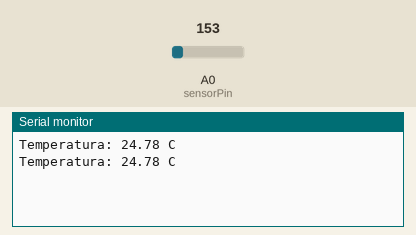
Simulated run of this sketch. Board: Arduino Uno, built with avr-gcc and run on an emulated ATmega328P. On the bench: the last lines printed to the serial monitor. The test bench sets the inputs (shaded band); at power-on: A0 (sensorPin) = 153.

Above: at 1.8 s.
1.9 s: A0 (sensorPin) set to 165
At 2.5 s:
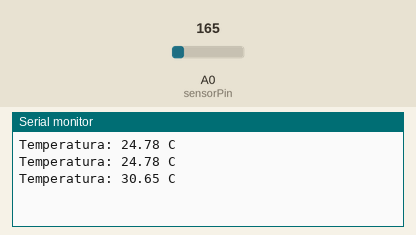
3.4 s: A0 (sensorPin) set to 175
At 4.8 s:
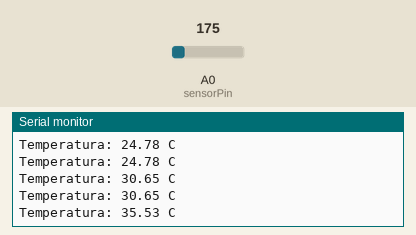
Timing chart, 0 to 6.4 s (numbered marks = the images above; inputs shaded):
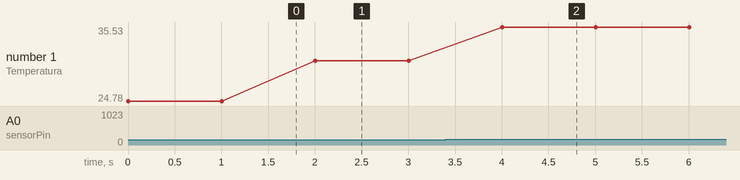

Measured:
- after the input at 1.9 s, the serial monitor: prints a new line after 0.10 s (image 1)
- after the input at 3.4 s, the serial monitor: prints a new line after 0.60 s (image 2)
- plotted number 1: 24.78 → 30.65 after the input at 1.9 s, 30.65 → 35.53 after the input at 3.4 s

The sketch:

ligacao_TMP36_a_um_arduino.ino
```cpp
// Define o pino onde o sinal analógico é lido
int sensorPin = A0;

void setup() {
  // Inicia a comunicação serial
  Serial.begin(9600);
}

void loop() {
  // Lê o valor do pino analógico
  int reading = analogRead(sensorPin);

  // Converte o valor lido (0 a 1023) em tensão (0V a 5V)
  float voltage = reading * 5.0 / 1023.0;

  // Converte a tensão em temperatura (cada 10mV equivale a 1°C)
  float temperatureC = (voltage - 0.5) * 100.0;  // Subtrai 0.5V e multiplica por 100 para converter a
  //tensão em temperatura. A subtração de 0.5V é necessária porque o TMP36 tem uma saída de 0.5V a 0°C.
  //Cada aumento de 0.01V(10mV) na saída representa um aumento de 1°C na temperatura, e assim é necessário multiplicar por 100.

  // Exibe a temperatura na serial
  Serial.print("Temperatura: ");
  Serial.print(temperatureC);
  Serial.println(" C");

  // Aguarda um segundo antes da próxima leitura
  delay(1000);
}
```
